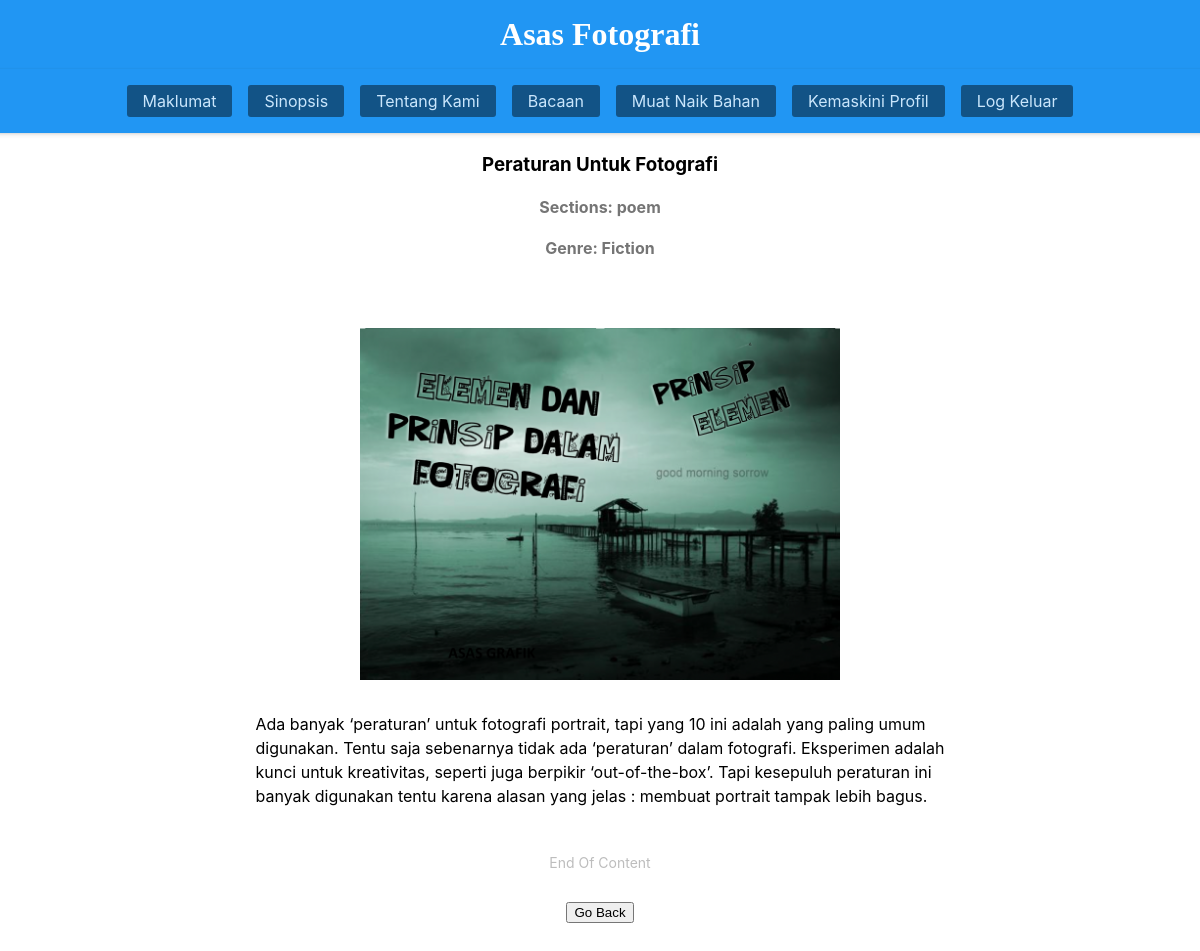
Screenshot of /article_details.php?id=7 (signed in) with the database file from the repository.
### tables this page shows
CREATE TABLE `article` (
  `id` int(11) NOT NULL,
  `headline` varchar(255) NOT NULL,
  `content` text NOT NULL,
  `category` int(11) DEFAULT 1,
  `is_restricted` int(11) DEFAULT 0,
  `image` varchar(255) DEFAULT NULL,
  `posted_by` int(11) DEFAULT NULL,
  `genres` int(11) DEFAULT 1,
  `reading_path` varchar(255) DEFAULT NULL
);

CREATE TABLE `category` (
  `id` int(11) NOT NULL,
  `name` varchar(255) NOT NULL
);

CREATE TABLE `genres` (
  `id` int(11) NOT NULL,
  `name` varchar(100) NOT NULL
);

### config.php (called while the page is built, shortened)
<?php
function connect(){
    $host = 'localhost';
    $user = 'root';
    $password = '';
    $database = 'asas_fotografi';
    try{
        $con = new PDO("mysql:host=" . $host . ";dbname=" . $database, $user, $password);
        $con->setAttribute(PDO::ATTR_ERRMODE, PDO::ERRMODE_EXCEPTION);
        return $con;
    }catch(PDOException $e){
        echo "Connection error: ".$e->getMessage();
    }
}
function fetchRow($query){
    try{
        $connect = connect();
        $stmt = $connect->prepare($query);
        $stmt->execute();
        return $stmt->fetch(PDO::FETCH_ASSOC);
    }catch(PDOException $e){
        echo "SQL error: ". $e->getMessage();
    }
}
?>

### article_details.php (the view, shortened to what this page needs)
<!DOCTYPE html>
<html lang="en">
<head>
    <?php
        include 'config.php';
        include './metaheader.php';
        $article = fetchRow("SELECT * FROM article WHERE id=".$_GET['id']);
        $categoryname = fetchRow("SELECT * from category WHERE id = ".$article['category']);
        $genresname = fetchRow("SELECT * from genres WHERE id = ".$article['genres']);
    ?>
</head>
<body class="flex-column-center">
    <?php include './landingNavbar.php'; ?>
    <h3 class="text-center"><?php echo $article['headline']; ?></h3>
    <h4 class="text-center text-600">Sections: <?php echo $categoryname['name']; ?></h4>
    <h4 class="text-center text-600">Genre: <?php echo $genresname['name']; ?></h4>
    <div class="w-full flex align-items-center justify-content-center flex-column py-6 gap-3">
        <img src="images/<?php echo $article['image']; ?>" class="w-30rem h-full"/>
        <p class="px-6 line-height-3" style="white-space: pre-line;"><?php echo $article['content']; ?></p>
        <p class="text-400 text-sm">End Of Content</p>
        <a href="./article_list.php" class="cursor-pointer">
            <button>Go Back</button>
        </a>
    </div>
</body>
</html>

### metaheader.php (style rules this page uses)
html,body { padding: 0; margin: 0; font-family: var(--font-family); overflow-x: hidden; }

### rows the page displays
article: headline "Peraturan Untuk Fotografi", image (picture), content "Ada banyak ‘peraturan’ untuk fotografi portrait, tapi yang 10 ini adalah yang paling umum digunakan. Tentu saja sebenarnya tidak ada ‘peraturan’ dalam fotografi. Eksperimen adalah kunci untuk kreativitas, seperti juga berpikir ‘out-of-the-box’. Tapi kesepuluh peraturan ini banyak digunakan tentu karena alasan yang jelas : membuat portrait tampak lebih bagus."
category: name "poem"
genres: name "Fiction"
